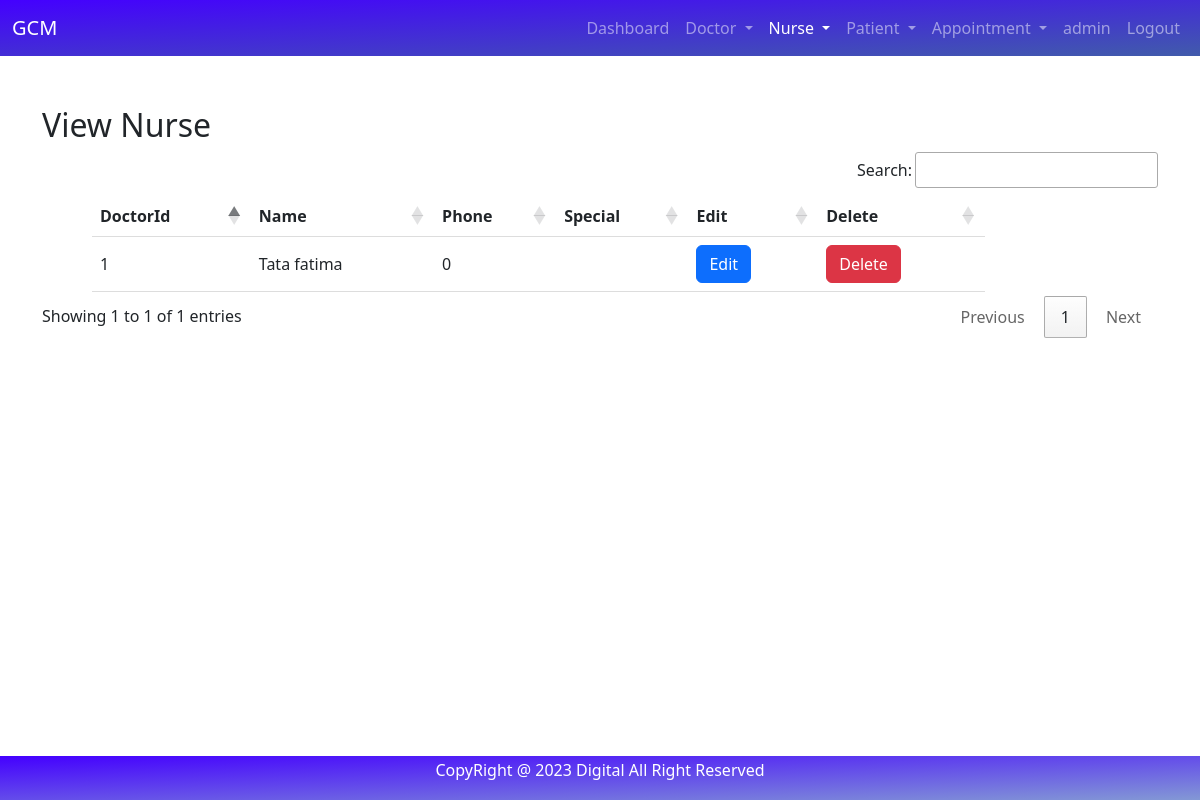
The app's page /view_nurse/ (signed in), older data.
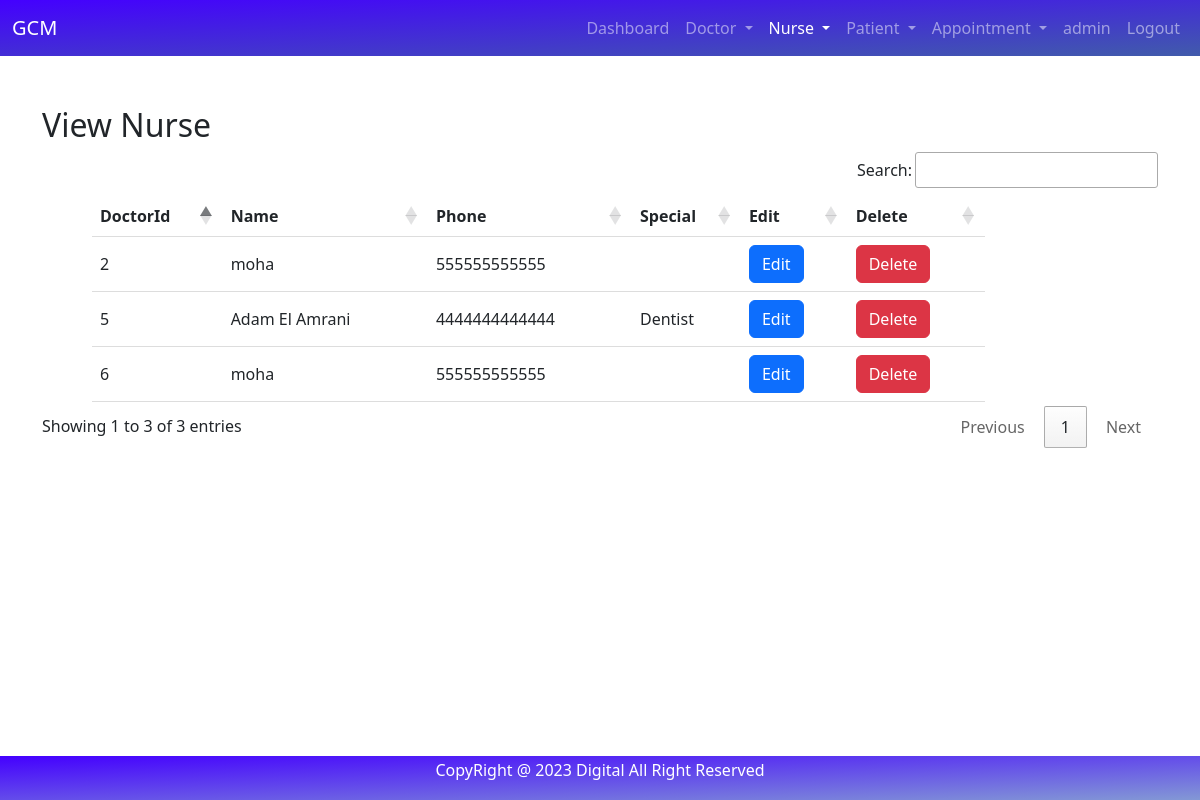
The same page, newer data.
### hospital/models.py (models this page shows)
class Nurse(models.Model):
    Name = models.CharField(max_length=50)
    Phone = models.IntegerField()
    SP = models.CharField(max_length=50)
    email = models.EmailField(max_length=240,null=True)
    password = models.CharField(max_length=50,null=True)
    type_personnel = "nurse"

### hospital/views.py (the view)
# urls.py: path('view_nurse/', View_nurse, name='view_nurse'),
def View_nurse(request):
    active_page = 'nurse'
    if not request.user.is_staff:
        return redirect('login')
    nurses = Nurse.objects.all()
    doc = {'nurses' : nurses}
    return render(request, 'view_nurse.html', {**doc, 'active_page': active_page})

### hospital/templates/view_nurse.html
{% include "base.html"%}
{% include "navbar.html"%}
{% load static %}
{% block content%}
<div class="container" style="margin-top: 50px; margin-bottom:80px;">
    <h2>View Nurse</h2>
    <table id="table">
        <thead>
            <tr id="tr">
                <th id="th">DoctorId</th>
                <th id="th">Name</th>
                <th id="th">Phone</th>
                <th id="th">Special</th>
                <th id="th">Edit</th>
                <th id="th">Delete</th>
            </tr>
        </thead>
        <tbody>
            {% for nurse in nurses %}
            <tr id="tr">
                <td id="td">{{nurse.id}}</td>
                <td id="td">{{nurse.Name}}</td>
                <td id="td">{{nurse.Phone}}</td>
                <td id="td">{{nurse.SP}}</td>
                <td id="td"><a href="{% url 'edit_nurse' nurse.id %}" class="btn btn-primary">Edit</a></td>
                <td id="td"><a href="{% url 'delete_nurse' nurse.id %}" onclick="return confirm('Are you sure ?')" class="btn btn-danger">Delete</a></td>
            </tr>
            {% endfor %}
        </tbody>
    </table>
</div>
{% endblock content%}
{% include 'footer.html'%}

### hospital/templates/base.html (shortened to what this page needs)
{% load static %}
<!DOCTYPE html>
<html lang="en">
<head>
    <link rel="stylesheet" href="https://cdn.jsdelivr.net/npm/bootstrap@4.6.2/dist/css/bootstrap.min.css">
    <link href="https://cdn.jsdelivr.net/npm/bootstrap@5.3.2/dist/css/bootstrap.min.css" rel="stylesheet"/>
    <link rel="stylesheet" href="https://use.fontawesome.com/releases/v5.7.0/css/all.css"/>
    <link rel="stylesheet" type="text/css" href="{% static 'css/style.css' %}">
    <link rel="stylesheet" href="https://cdn.datatables.net/1.13.7/css/jquery.dataTables.min.css">
    <link rel="stylesheet" href="https://cdn.datatables.net/buttons/2.4.2/css/buttons.dataTables.min.css">
</head>
<body>
</body>
</html>

### hospital/templates/navbar.html (shortened to what this page needs)
{% load static %}
<nav class="navbar navbar-expand-lg navbar-dark bg-primary " style="background-image: linear-gradient(to bottom right , rgb(68, 0, 255), rgb(65, 91, 171));">
  <div class="container-fluid">
    <a class="navbar-brand" href="{% url 'home'%}">GCM</a>
    <div class="collapse navbar-collapse" id="navbarSupportedContent">
      <ul class="navbar-nav ms-auto me-0 mb-2 mb-lg-0">
        {% if request.user.is_staff%}
        <li class="nav-item {% if active_page == 'index' %}active{% endif %}">
          <a class="nav-link" href="{% url 'index' %}">Dashboard</a>
        </li>
        <li class="nav-item dropdown {% if active_page == 'doctor' %}active{% endif %}">
          <a class="nav-link dropdown-toggle" id="navbarDropdown" role="button" data-bs-toggle="dropdown" aria-expanded="false">
            Doctor
          </a>
        </li>
        <li class="nav-item dropdown {% if active_page == 'nurse' %}active{% endif %}">
          <a class="nav-link dropdown-toggle" id="navbarDropdown" role="button" data-bs-toggle="dropdown" aria-expanded="false">
            Nurse
          </a>
        </li>
        <li class="nav-item dropdown {% if active_page == 'patient' %}active{% endif %}">
          <a class="nav-link dropdown-toggle" id="navbarDropdown" role="button" data-bs-toggle="dropdown" aria-expanded="false">
            Patient
          </a>
        </li>
        <li class="nav-item dropdown {% if active_page == 'appointment' %}active{% endif %}">
          <a class="nav-link dropdown-toggle" id="navbarDropdown" role="button" data-bs-toggle="dropdown" aria-expanded="false">
            Appointment
          </a>
        </li>
        <li class="nav-item">
          <a class="nav-link">{{request.user.username}}</a>
        </li>
        <li class="nav-item">
          <a class="nav-link" href="{% url 'logout' %}">Logout</a>
        </li>
        {% endif %}
      </ul>
    </div>
  </div>
</nav>

### hospital/templates/footer.html
<footer class="fixed-bottom" style="text-align: center;
padding: 2px;
margin-top: 10px;
background-image: linear-gradient(to bottom right , rgb(68, 0, 255), rgb(131, 152, 213));
color: white;">
    <p>CopyRight @ 2023 Digital All Right Reserved<br>
  </footer>

### hospital/static/css/style.css (style rules this page uses)
#table { border-collapse: collapse; width: 80%; margin-left: 50px; }
#th, #td { padding: 8px; text-align: left; border-bottom: 1px solid #ddd; }

Row changes from the older to the newer data that the page shows:
removed Nurse: id "1", Name "Tata fatima", Phone "0"
added Nurse: id "2", Name "moha", Phone "555555555555"
added Nurse: id "5", Name "Adam El Amrani", Phone "4444444444444", SP "Dentist"
added Nurse: id "6", Name "moha", Phone "555555555555"
Text that changed along with them:
text written by a page script: "Search: Showing 1 to 1 of 1 entries Previous 1 Next" → "Search: Showing 1 to 3 of 3 entries Previous 1 Next"
